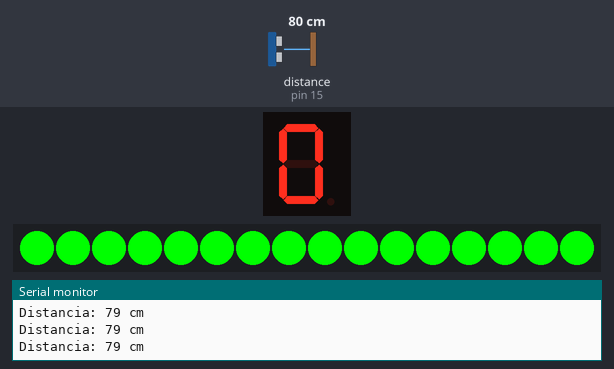
Recording of a sketch running on a simulated Arduino Uno, built with avr-gcc and run on an emulated ATmega328P. Parts: 1-digit seven-segment display, 16 RGB LEDs in strip order, left to right, the last lines printed to the serial monitor. Wiring (inferred from the names in the program): ultrasonic range finder: trigger pin 14; echo pin 15; 1-digit 7-segment display, segments lit when HIGH: segments pin 2, pin 3, pin 4, pin 5, pin 7, pin 8, pin 9. The inputs (shaded band) are chosen by the test bench; at power-on: distance to the obstacle (sensor on pin 15) 80 cm. The echo pulse lasts 58.3 µs per cm; the segment pins are drawn as the display they are named for.

Above: at 1.2 s.
1.3 s: distance to the obstacle (sensor on pin 15) set to 9 cm
At 2.3 s:
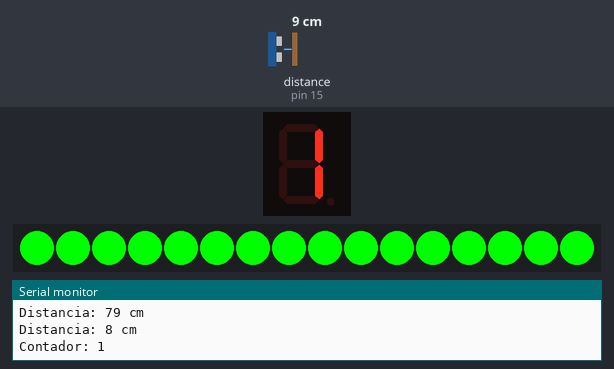
5.9 s: distance to the obstacle (sensor on pin 15) set to 5 cm
7.6 s: distance to the obstacle (sensor on pin 15) set to 8 cm
At 11.1 s:
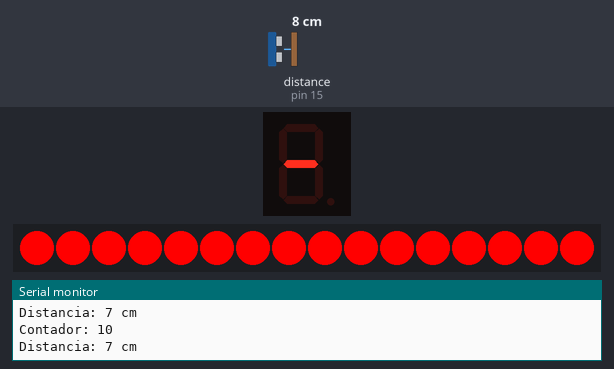
12.1 s: distance to the obstacle (sensor on pin 15) set to 9 cm
Timing chart, 0 to 15.1 s (numbered marks = the images above; inputs shaded):
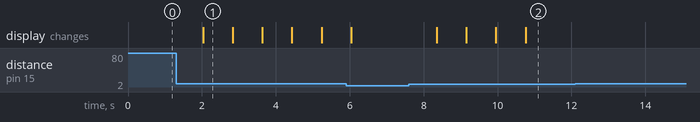

The sketch:

Practica1_PARTE__1.ino
```cpp
//practica 1 del tercer bimestre//
/*
   Fundacion Kinal
   Centro educativo tecnico laboral Kinal
   Quinto perito
   Quinto electronica
   Codigo Tecnico: EB5AM / EB5AV
   Curso: Taller de electronica digital y reparacion de computadoras I
   Proyecto: MOTORES ELECTRICOS, ULTRASONICO Y NEOPIXEL
   Dev: Damasco Oxcal Vasquez
   Fecha: 5 DE JULIO 2024
*/

// Librerías
#include <Adafruit_NeoPixel.h>
#define PIN 6       // Pin al que está conectado el anillo de Neopixel
#define NUMPIXELS 16 // Número de Neopixels en el anillo (ajusta según tu anillo)

Adafruit_NeoPixel pixels_OXCAL = Adafruit_NeoPixel(NUMPIXELS, PIN, NEO_GRB + NEO_KHZ800);

// Definición de pines para el display de 7 segmentos
const int A = 2;
const int B = 3;
const int C = 4;
const int D = 5;
const int E = 7;
const int F = 8;
const int G = 9;


// Definición de pines para el sensor ultrasónico HC-SR04
const int trig_Pin = 14;
const int echo_Pin = 15;

// Variables para el contador
int contador = 0;
const int distanciaMinima = 6;  // Distancia mínima en centímetros
const int distanciaMaxima = 10; // Distancia máxima en centímetros

void setup() {
      digitalWrite(A, HIGH);
      digitalWrite(B, HIGH);
      digitalWrite(C, HIGH);
      digitalWrite(D, HIGH);
      digitalWrite(E, HIGH);
      digitalWrite(F, HIGH);
      digitalWrite(G, LOW);

  // Inicialización del puerto serie para depuración
  Serial.begin(9600);

  pixels_OXCAL.begin();  // Inicializar el objeto Neopixel

  // Configurar todos los Neopixels al inicio
  actualizarNeopixel();

  for (int z = 2; z < 10; z++) {
    pinMode(z, OUTPUT);
  }

  // Configuración de pines para el sensor ultrasónico
  pinMode(trig_Pin, OUTPUT);
  pinMode(echo_Pin, INPUT);
}

void loop() {

  // Medición de la distancia con el sensor ultrasónico
  long duration, distance;
  digitalWrite(trig_Pin, LOW);
  delayMicroseconds(2);
  digitalWrite(trig_Pin, HIGH);
  delayMicroseconds(10);
  digitalWrite(trig_Pin, LOW);

  duration = pulseIn(echo_Pin, HIGH);
  distance = duration * 0.034 / 2; // Distancia en centímetros

  Serial.print("Distancia: ");
  Serial.print(distance);
  Serial.println(" cm");

  // Contador de aforo
  if (distance >= distanciaMinima && distance <= distanciaMaxima) {
    delay(500); // Retardo para evitar contar múltiples veces por una sola persona
    contador++;

    // Asegurar que el contador no exceda 10
    if (contador > 10) {
      contador = 10;
    }

    // Actualizar display de 7 segmentos
    mostrarDigito(contador);

    // Actualizar Neopixel
    actualizarNeopixel();

    // Mostrar el contador en el monitor serie
    Serial.print("Contador: ");
    Serial.println(contador);
  }

  delay(300); // Pequeño retardo para estabilidad
}

void mostrarDigito(int digito) {
  // Tabla de verdad para mostrar los dígitos en el display de 7 segmentos
  switch (digito) {


    case 1:
      digitalWrite(A, LOW);
      digitalWrite(B, HIGH);
      digitalWrite(C, HIGH);
      digitalWrite(D, LOW);
      digitalWrite(E, LOW);
      digitalWrite(F, LOW);
      digitalWrite(G, LOW);
      break;
    case 2:
      digitalWrite(A, HIGH);
      digitalWrite(B, HIGH);
      digitalWrite(C, LOW);
      digitalWrite(D, HIGH);
      digitalWrite(E, HIGH);
      digitalWrite(F, LOW);
      digitalWrite(G, HIGH);
      break;
    case 3:
      digitalWrite(A, HIGH);
      digitalWrite(B, HIGH);
      digitalWrite(C, HIGH);
      digitalWrite(D, HIGH);
      digitalWrite(E, LOW);
      digitalWrite(F, LOW);
      digitalWrite(G, HIGH);
      break;
    case 4:
      digitalWrite(A, LOW);
      digitalWrite(B, HIGH);
      digitalWrite(C, HIGH);
      digitalWrite(D, LOW);
      digitalWrite(E, LOW);
      digitalWrite(F, HIGH);
      digitalWrite(G, HIGH);
      break;
    case 5:
      digitalWrite(A, HIGH);
      digitalWrite(B, LOW);
      digitalWrite(C, HIGH);
      digitalWrite(D, HIGH);
      digitalWrite(E, LOW);
      digitalWrite(F, HIGH);
      digitalWrite(G, HIGH);
      break;
    case 6:
      digitalWrite(A, HIGH);
      digitalWrite(B, LOW);
      digitalWrite(C, HIGH);
      digitalWrite(D, HIGH);
      digitalWrite(E, HIGH);
      digitalWrite(F, HIGH);
      digitalWrite(G, HIGH);
      break;
    case 7:
      digitalWrite(A, HIGH);
      digitalWrite(B, HIGH);
      digitalWrite(C, HIGH);
      digitalWrite(D, LOW);
      digitalWrite(E, LOW);
      digitalWrite(F, LOW);
      digitalWrite(G, LOW);
      break;
    case 8:
      digitalWrite(A, HIGH);
      digitalWrite(B, HIGH);
      digitalWrite(C, HIGH);
      digitalWrite(D, HIGH);
      digitalWrite(E, HIGH);
      digitalWrite(F, HIGH);
      digitalWrite(G, HIGH);
      break;
    case 9:
      digitalWrite(A, HIGH);
      digitalWrite(B, HIGH);
      digitalWrite(C, HIGH);
      digitalWrite(D, LOW);
      digitalWrite(E, LOW);
      digitalWrite(F, HIGH);
      digitalWrite(G, HIGH);
      break;
    default:
      digitalWrite(A, LOW);
      digitalWrite(B, LOW);
      digitalWrite(C, LOW);
      digitalWrite(D, LOW);
      digitalWrite(E, LOW);
      digitalWrite(F, LOW);
      digitalWrite(G, HIGH);
      break;
  }
}

void actualizarNeopixel() {
  // Cambiar el color del Neopixel basado en el número de personas
  uint32_t color;
  if (contador == 10) {
    color = pixels_OXCAL.Color(255, 0, 0); // Rojo
  } else {
    color = pixels_OXCAL.Color(0, 255, 0); // Verde
  }

  for (int i = 0; i < NUMPIXELS; i++) {
    pixels_OXCAL.setPixelColor(i, color);
  }
  pixels_OXCAL.show();
}
```

Measured:
- after the input at 1.3 s, the display: changes after 0.73 s (image 1)
- after the input at 7.6 s, the display: first changes after 0.75 s (image 2 shows a later state)
- what the display in image 1 shows lasts 0.8 s, from 2.0 s to 2.8 s
